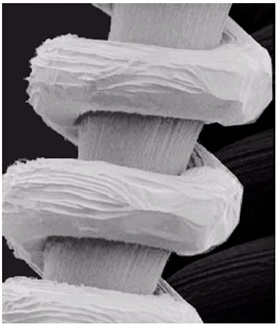
#> input picture Lab2:Gamma Collection and Histogram Equalization/img1.jpg, 276 x 325 px
$ jupyter execute lab2.2.ipynb
#> lines starting #> are read from the running program, lines starting #| are printed output that depends on the picture
[cell 1]
#SetUp
from PIL import Image
import numpy as np
import matplotlib.pyplot as plt

imgpath='img1.jpg'
img=Image.open(imgpath)
#> img is the input picture: PIL image 276x325 RGB; mean R, G, B 130.3, 127.1, 130.6
img=img.convert("L")
#> img: PIL image 276x325 L
img_array=np.array(img)
width,hight=img.size
#> width = 276; hight = 325
N=width*hight
#> N = 89700
# print(img_array)

[cell 2]
#count color NKN
NKN = {}
for i in range(256):
    NKN[i]=0

for i in range(hight):
    for j in range(width):
        color=img_array[i][j]
        if color not in NKN:
            NKN[color]=1/N
        else:
            NKN[color]+=1/N
#> after the loop, NKN = 256 items

# Create a histogram using matplotlib
pixel_values = list(NKN.keys())
#> pixel_values = 256 values from 0 to 255
counts = list(NKN.values())
#> counts = 256 values, max 0.0745 at index 28, min 0 at index 240, mean 0.00391
#> `[cell 2] #count color NKN NKN = {} for i in range(256): NKN[i]=0  for ..`:
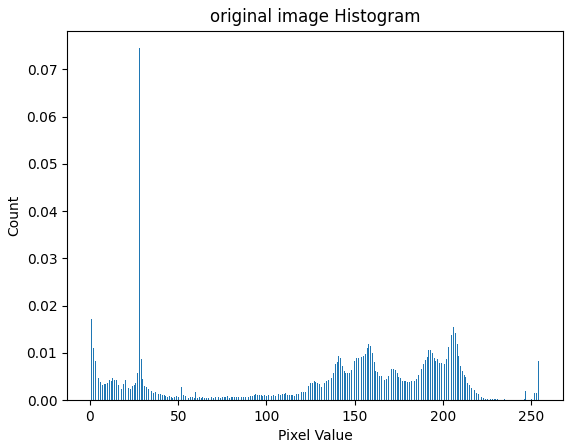
#> figure drawn by matplotlib, 1 panel; tallest bar 0.0745 high, from x = 27.75 to 28.25
plt.bar(pixel_values, counts, width=0.5, align='center')
plt.xlabel('Pixel Value')
plt.ylabel('Count')
plt.title('original image Histogram')
# [7 lines of commented-out code are left out]

[cell 3]
#Create dict that contain rk=0-255 mathing with newColor that addition more contrast (the upper bound =1)
sk = {}
sk[0]=NKN[0]
d=NKN[0]
#> d = 0.0279
for i in range(1,256):
    sk[i]=sk[i-1]+NKN[i]
#> after the loop, sk = 256 items
# print(sk)

[cell 4]
#Adjust img from 0-1 to 0-255
SkAdj={}
for i in range(0,256):
    SkAdj[i]=int((sk[i]*255)//sk[255])
#> after the loop, SkAdj = 256 items

[cell 5]
#replace old array with new pixel in SKAdj
for i in range(hight):
    for j in range(width):
        k=img_array[i][j]
        newpixel=SkAdj[k]
        img_array[i][j]=newpixel
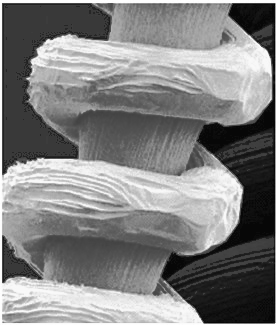
#> img_array: shape (325, 276); min 7, max 254, mean 128.6
imgnew=Image.fromarray(img_array)
imgsavepath='newImgFromHistrogram.jpg'
imgnew.save(imgsavepath)
display(imgnew)

[cell 6]
#Create new histrogram dict
finalhistrogram = {}
for i in range(256):
    finalhistrogram[i]=0
#Apped every single pixel in image to the finalhistrogramdict
for i in range(hight):
    for j in range(width):
        color=img_array[i][j]
        if color not in finalhistrogram:
            finalhistrogram[color]=1/N
        else:
            finalhistrogram[color]+=1/N
#> after the loop, finalhistrogram = 256 items
#Plot and Show Histrogram graph
pixel_values2 = list(finalhistrogram.keys())
#> pixel_values2 = 256 values from 0 to 255
counts2 = list(finalhistrogram.values())
#> counts2 = 256 values, max 0.0745 at index 57, min 0 at index 0, mean 0.00391
plt.bar(pixel_values2, counts2, width=0.5, align='center')
plt.xlabel('Pixel Value')
plt.ylabel('Count')
plt.title('new image Histogram')
plt.show()
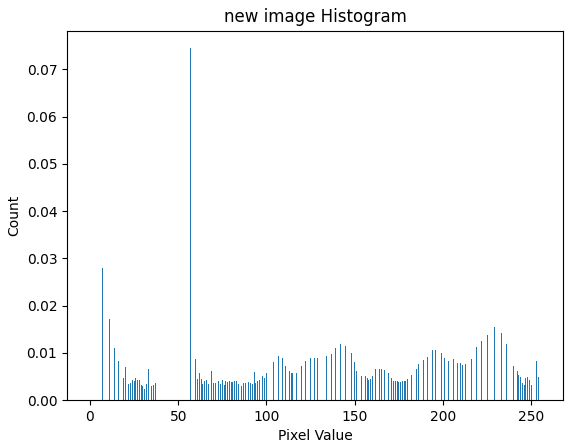
#> figure drawn by matplotlib, 1 panel; tallest bar 0.0745 high, from x = 56.75 to 57.25
